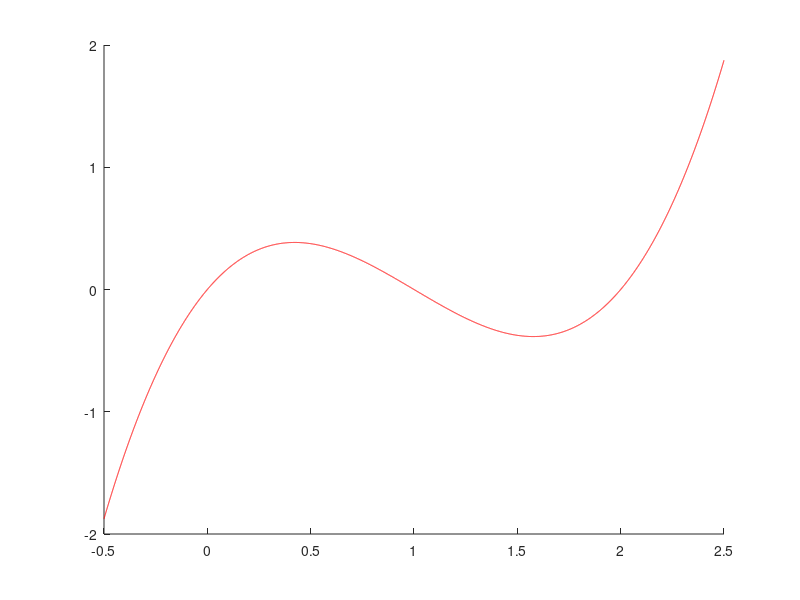

Reproduce this figure in MATLAB. (Note: this script raises an error after producing the figure.)
A=1;
u=linspace(-0.5,2.5,10000);
y=A.*u.*(1-u).*(2-u);
w=u*0;
yy=linspace(-2,2,1000);
xx=yy*0;
plot(u,y,'r',u,w,'bl',xx,yy,'bl')
xlabel('u')
ylabel('u_t')
title('phase plane analysis for A=1, ignoring diffusive terms')